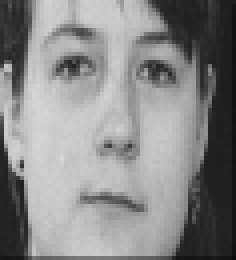
#> input picture EigenFaces/Data/facenorm.0001.png, 59 x 65 px, found by its file name (shown 4 times larger); its folder holds 4 pictures in this run
$ python faces.py   (Python 2 division)
#> lines starting #> are read from the running program, lines starting #| are printed output that depends on the picture
from scipy import special, optimize, linalg, signal
from PIL import Image
from numpy import linalg as LA
import numpy as n_
import os
import math
import matplotlib.pyplot as plt

xres = yres = 100
imageArray = []
numberOfImages = 15
xs = range(0, numberOfImages)
facesArray = []

path = 'DATA/'

# load all the files in the data folder
for filename in os.listdir(path):
	imageArray += [path+filename]
#> pass 2 of the loop `for filename in os.listdir(path):`:
#> pass 3 of the loop `for filename in os.listdir(path):`:
#> the loop made 4 passes; the first 3 are shown

def img2vec(im):
	# grayscales image
	im.convert("L")
 	im = im.resize((xres, yres), Image.BICUBIC)
	v = n_.reshape(im, (xres * yres * 1))
 	v = n_.double(v) / 255
	return v


for i in range(0,len(imageArray)):
	column = n_.array(img2vec(Image.open(imageArray[i])))
#> in img2vec, im is the input picture: PIL image 59x65 L; min 11, max 215, mean 136.1
#> in img2vec, `im = im.resize((xres, yres), Image.BICUBIC)`:
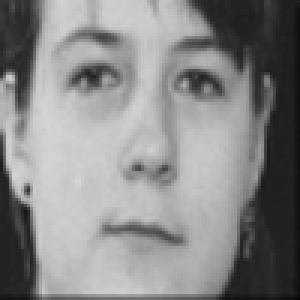
#> im: PIL image 100x100 L (shown 3 times larger); min 9, max 214, mean 136.1
#> in img2vec, `v = n_.reshape(im, (xres * yres * 1))`: v = 10000 values, max 214 at index 6026, min 9 at index 9999, mean 136.1
#> in img2vec, `v = n_.double(v) / 255`: v = 10000 values, max 0.839 at index 6026, min 0.0353 at index 9999, mean 0.534
#> column has the same summary as v in img2vec
	facesArray += [column]
#> pass 2 of the loop `for i in range(0,len(imageArray)):`:
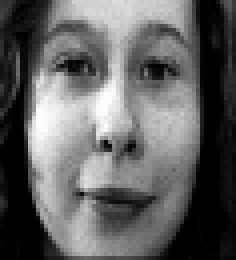
#> input picture EigenFaces/Data/facenorm.0011.png, 59 x 65 px, found by its file name (shown 4 times larger)
#> in img2vec, im is the input picture: PIL image 59x65 L; min 0, max 254, mean 97.6
#> in img2vec (call 2), `im = im.resize((xres, yres), Image.BICUBIC)`:
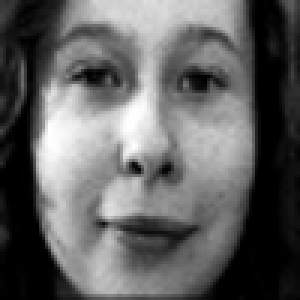
#> im: PIL image 100x100 L (shown 3 times larger); min 0, max 255, mean 97.7
#> in img2vec (call 2), `v = n_.reshape(im, (xres * yres * 1))`: v = 10000 values, max 255 at index 3943, min 0 at index 86, mean 97.67
#> in img2vec (call 2), `v = n_.double(v) / 255`: v = 10000 values, max 1 at index 3943, min 0 at index 86, mean 0.383
#> column has the same summary as v in img2vec
#> pass 3 of the loop `for i in range(0,len(imageArray)):`:
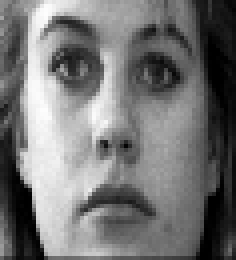
#> input picture EigenFaces/Data/facenorm.0021.png, 59 x 65 px, found by its file name (shown 4 times larger)
#> in img2vec, im is the input picture: PIL image 59x65 L; min 0, max 253, mean 116.5
#> in img2vec (call 3), `im = im.resize((xres, yres), Image.BICUBIC)`:
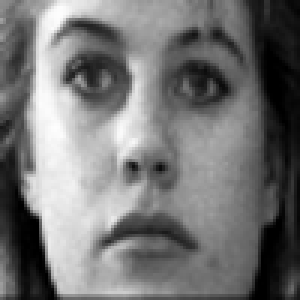
#> im: PIL image 100x100 L (shown 3 times larger); min 0, max 254, mean 116.5
#> in img2vec (call 3), `v = n_.reshape(im, (xres * yres * 1))`: v = 10000 values, max 254 at index 4218, min 0 at index 1689, mean 116.5
#> in img2vec (call 3), `v = n_.double(v) / 255`: v = 10000 values, max 0.996 at index 4218, min 0 at index 1689, mean 0.457
#> column has the same summary as v in img2vec
#> the loop made 4 passes; the first 3 are shown

facesArray = n_.matrix(facesArray)
facesArray = facesArray.T

mean =  n_.mean(facesArray, 1)
print mean
subMatrix = n_.subtract(facesArray, mean)

U, S, V = n_.linalg.svd(subMatrix, full_matrices=True)

print U
def vec2img(v):
	v = v.reshape((yres, xres))
	v = n_.fix(255.*v)
	v8 = n_.zeros((yres, xres), n_.uint8)
	v8[:,:] = v[:,:] # python magic

	return Image.fromarray(v8)

def vec2img2(e):
	scale = 1. / (n_.max(e) - n_.min(e))
	e = e - n_.min(e)
	e = e * scale
	return vec2img(e)

# draw our diagram
ylines = []
for i in range(len(imageArray)):
	ylines.append(vec2img2(U[:,i]))
#> this loop made 4 passes
#> pass 1, in vec2img, `v = v.reshape((yres, xres))`:
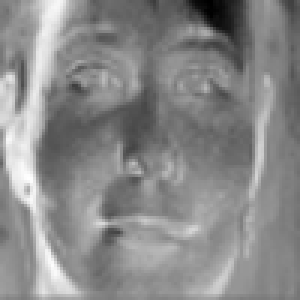
#> v: shape (100, 100) float64 (shown 3 times larger); min 0, max 1, mean 0.539
#> pass 2, in vec2img (call 2), `v = v.reshape((yres, xres))`:
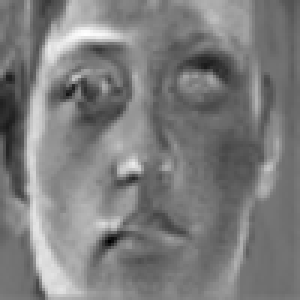
#> v: shape (100, 100) float64 (shown 3 times larger); min 0, max 1, mean 0.49

fig = plt.figure()
for i in range(numberOfImages):
#> (the run stopped early here; a loop or call above may not have finished)
